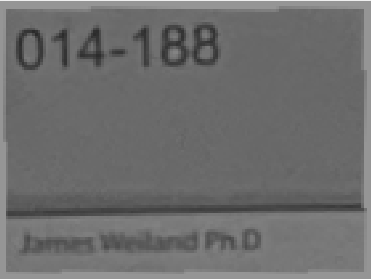
#> input picture room_label_detector/images/office_num.png, 371 x 279 px, found by its file name
$ python tess_tune.py
#> lines starting #> are read from the running program, lines starting #| are printed output that depends on the picture; after the words box and inside, x2 and y2 are one past the last pixel; in counts of white or black regions, pixels touching at a corner belong together
from PIL import Image, ImageEnhance, ImageFilter
import pytesseract

image_path = '/home/kevinbee/Desktop/apriltag_indoor_navigation/room_label_detector/images/office_num.png'
image = Image.open(image_path)
#> image is the input picture: PIL image 371x279 RGBA; mean R, G, B, A 109.1, 109.1, 109.1, 255

gray_image = image.convert('L')
enhancer = ImageEnhance.Contrast(gray_image)
enhanced_image = enhancer.enhance(2)
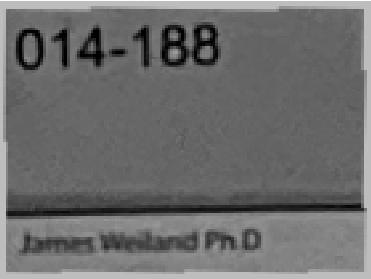
#> enhanced_image: PIL image 371x279 L; min 0, max 255, mean 108.9

threshold_image = enhanced_image.point(lambda p: p > 75 and 255)
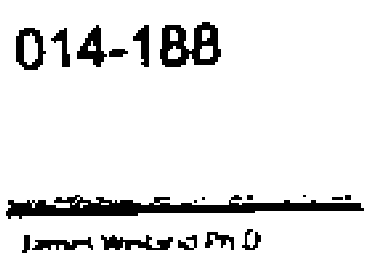
#> threshold_image: PIL image 371x279 L; 90.9% white; 19 black regions (3 under 20 px), largest, box (x1, y1, x2, y2) and area: (6, 195, 364, 219) 3942, (160, 22, 221, 67) 1567, (16, 28, 46, 70) 654
sharpened_image = threshold_image.filter(ImageFilter.SHARPEN)
sharpened_image.save('/home/kevinbee/Desktop/apriltag_indoor_navigation/room_label_detector/images/office_num_sharpened.png')

# OCR
#> (the run stopped early here; a loop or call above may not have finished)
